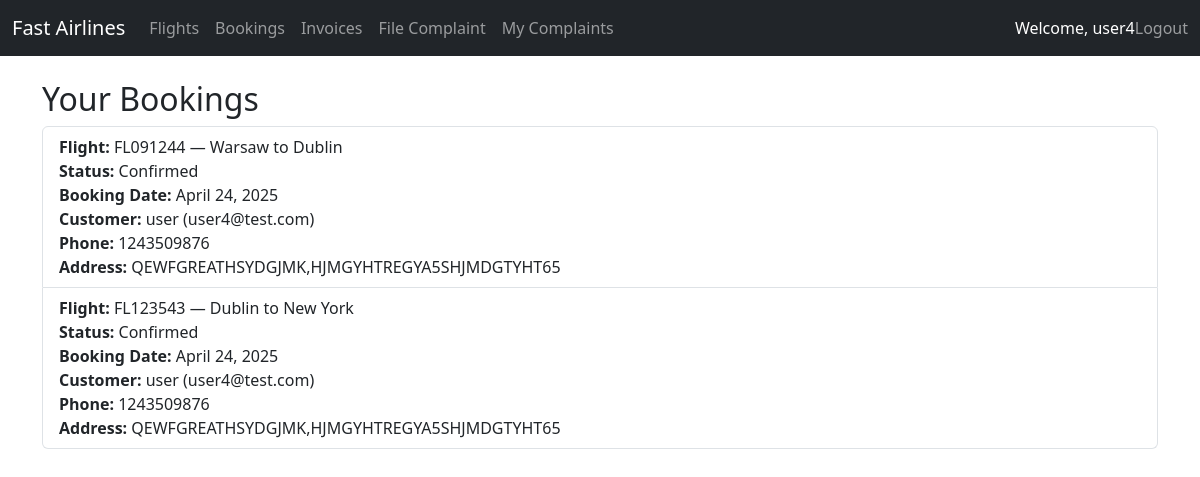
/bookings/ (signed in), run on the app's committed database.
### main/models.py (models this page shows, shortened)
class User(AbstractUser):
    ROLE_CHOICES = [
        ('customer', 'Customer'),
        ('service', 'Customer Service'),
        ('manager', 'Booking Manager'),
        ('admin', 'Admin'),
    ]
    role = models.CharField(max_length=20, choices=ROLE_CHOICES, default='customer')

class Booking(models.Model):
    customer = models.ForeignKey(User, on_delete=models.CASCADE, limit_choices_to={'role': 'customer'})
    flight = models.ForeignKey(Flight, on_delete=models.CASCADE)
    booking_date = models.DateField(auto_now_add=True)
    status = models.CharField(max_length=20, default='Confirmed')

class Flight(models.Model):
    flight_number = models.CharField(max_length=10)
    origin = models.CharField(max_length=50)
    destination = models.CharField(max_length=50)
    departure_date = models.DateField()
    departure_time = models.TimeField()
    seats_available = models.IntegerField()
    price = models.DecimalField(max_digits=10, decimal_places=2)

class Profile(models.Model):
    user = models.OneToOneField(User, on_delete=models.CASCADE)
    phone = models.CharField(max_length=20)
    address = models.CharField(max_length=255)
    passport_number = models.CharField(max_length=20)

### main/views.py (the view)
# urls.py: path('bookings/', views.booking_list, name='booking_list'),
@login_required
def booking_list(request):
    bookings = Booking.objects.filter(customer=request.user)
    return render(request, 'booking_list.html', {'bookings': bookings})

### main/templates/booking_list.html
{% extends 'base.html' %}
{% block content %}
  <h2>Your Bookings</h2>
  <ul class="list-group">
    {% for booking in bookings %}
      <li class="list-group-item">
        <strong>Flight:</strong> {{ booking.flight.flight_number }} — {{ booking.flight.origin }} to {{ booking.flight.destination }}<br>
        <strong>Status:</strong> {{ booking.status }}<br>
        <strong>Booking Date:</strong> {{ booking.booking_date }}<br>
        <strong>Customer:</strong> {{ booking.customer.first_name }} ({{ booking.customer.email }})<br>
        <strong>Phone:</strong> {{ booking.customer.profile.phone }}<br>
        <strong>Address:</strong> {{ booking.customer.profile.address }}
      </li>
    {% empty %}
      <li class="list-group-item">No bookings found.</li>
    {% endfor %}
  </ul>
{% endblock %}

### main/templates/base.html (shortened to what this page needs)
<!DOCTYPE html>
<html>
<head>
  <link href="https://cdn.jsdelivr.net/npm/bootstrap@5.3.2/dist/css/bootstrap.min.css" rel="stylesheet">
</head>
<body>
  <nav class="navbar navbar-expand-lg navbar-dark bg-dark">
    <div class="container-fluid">
      <a class="navbar-brand" href="/">Fast Airlines</a>
      <div class="collapse navbar-collapse">
        <ul class="navbar-nav me-auto">
          {% if user.is_authenticated %}
            <li class="nav-item"><a class="nav-link" href="{% url 'flight_list' %}">Flights</a></li>
            <li class="nav-item"><a class="nav-link" href="{% url 'booking_list' %}">Bookings</a></li>
            <li class="nav-item"><a class="nav-link" href="{% url 'invoice_list' %}">Invoices</a></li>
          {% endif %}
          {% if user.is_authenticated and user.role == 'customer' %}
            <li class="nav-item"><a class="nav-link" href="{% url 'submit_complaint' %}">File Complaint</a></li>
            <li class="nav-item"><a class="nav-link" href="{% url 'my_complaints' %}">My Complaints</a></li>
          {% endif %}
        </ul>
        <ul class="navbar-nav">
          {% if user.is_authenticated %}
            <li class="nav-item"><span class="navbar-text text-white">Welcome, {{ user.username }}</span></li>
            <li class="nav-item">
              <form action="{% url 'logout' %}" method="post" style="display:inline;">
                <button class="btn btn-link nav-link" type="submit" style="padding: 0; border: none;">Logout</button>
              </form>
            </li>
          {% else %}
            <li class="nav-item"><a class="nav-link" href="{% url 'login' %}">Login</a></li>
            <li class="nav-item"><a class="nav-link" href="{% url 'register' %}">Register</a></li>
          {% endif %}
        </ul>
      </div>
    </div>
  </nav>
  <div class="container mt-4">
    {% block content %}{% endblock %}
  </div>
</body>
</html>

### data on the page
User: username "user4"
Booking: flight.flight_number "FL091244", flight.origin "Warsaw", flight.destination "Dublin", status "Confirmed", booking_date "April 24, 2025", customer.first_name "user", customer.email "user4@test.com", customer.profile.phone "1243509876", customer.profile.address "QEWFGREATHSYDGJMK,HJMGYHTREGYA5SHJMDGTYHT65"
Booking: flight.flight_number "FL123543", flight.origin "Dublin", flight.destination "New York", status "Confirmed", booking_date "April 24, 2025", customer.first_name "user", customer.email "user4@test.com", customer.profile.phone "1243509876", customer.profile.address "QEWFGREATHSYDGJMK,HJMGYHTREGYA5SHJMDGTYHT65"
